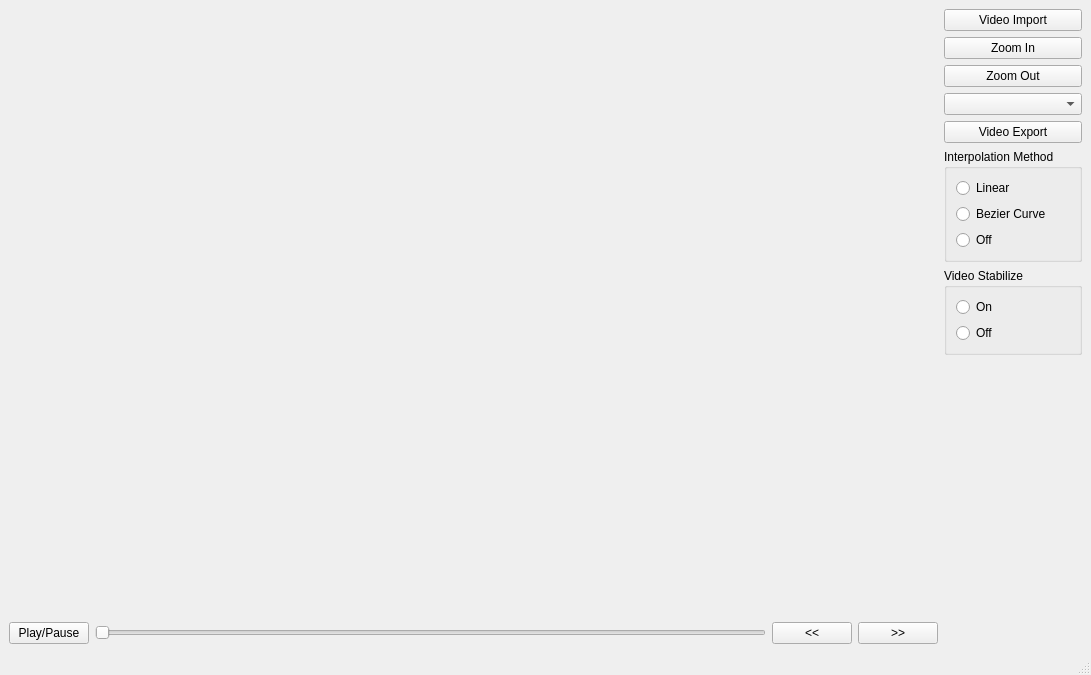
<?xml version="1.0" encoding="UTF-8"?>
<ui version="4.0">
 <class>MainWindow</class>
 <widget class="QMainWindow" name="MainWindow">
  <property name="geometry">
   <rect>
    <x>0</x>
    <y>0</y>
    <width>1091</width>
    <height>675</height>
   </rect>
  </property>
  <property name="windowTitle">
   <string>MainWindow</string>
  </property>
  <widget class="QWidget" name="centralwidget">
   <layout class="QGridLayout" name="gridLayout_2">
    <item row="0" column="0">
     <layout class="QGridLayout" name="gridLayout">
      <item row="0" column="1" rowspan="2">
       <layout class="QVBoxLayout" name="verticalLayout_7">
        <item>
         <widget class="QPushButton" name="pushButton">
          <property name="text">
           <string>Video Import</string>
          </property>
         </widget>
        </item>
        <item>
         <widget class="QPushButton" name="pushButton_2">
          <property name="text">
           <string>Zoom In</string>
          </property>
         </widget>
        </item>
        <item>
         <widget class="QPushButton" name="pushButton_4">
          <property name="text">
           <string>Zoom Out</string>
          </property>
         </widget>
        </item>
        <item>
         <widget class="QComboBox" name="comboBox">
          <item>
           <property name="text">
            <string/>
           </property>
          </item>
          <item>
           <property name="text">
            <string>red</string>
           </property>
          </item>
          <item>
           <property name="text">
            <string>green</string>
           </property>
          </item>
          <item>
           <property name="text">
            <string>black</string>
           </property>
          </item>
          <item>
           <property name="text">
            <string>blue</string>
           </property>
          </item>
         </widget>
        </item>
        <item>
         <widget class="QPushButton" name="pushButton_7">
          <property name="text">
           <string>Video Export</string>
          </property>
         </widget>
        </item>
        <item>
         <widget class="QGroupBox" name="groupBox">
          <property name="title">
           <string>Interpolation Method</string>
          </property>
          <layout class="QVBoxLayout" name="verticalLayout_4">
           <item>
            <layout class="QVBoxLayout" name="verticalLayout">
             <item>
              <widget class="QRadioButton" name="radioButton_2">
               <property name="text">
                <string>Linear</string>
               </property>
              </widget>
             </item>
             <item>
              <widget class="QRadioButton" name="radioButton">
               <property name="text">
                <string>Bezier Curve</string>
               </property>
              </widget>
             </item>
             <item>
              <widget class="QRadioButton" name="radioButton_3">
               <property name="text">
                <string>Off</string>
               </property>
              </widget>
             </item>
            </layout>
           </item>
          </layout>
         </widget>
        </item>
        <item>
         <widget class="QGroupBox" name="groupBox_2">
          <property name="title">
           <string>Video Stabilize</string>
          </property>
          <layout class="QVBoxLayout" name="verticalLayout_5">
           <item>
            <layout class="QVBoxLayout" name="verticalLayout_6">
             <item>
              <widget class="QRadioButton" name="radioButton_4">
               <property name="text">
                <string>On</string>
               </property>
              </widget>
             </item>
             <item>
              <widget class="QRadioButton" name="radioButton_6">
               <property name="text">
                <string>Off</string>
               </property>
              </widget>
             </item>
            </layout>
           </item>
          </layout>
         </widget>
        </item>
        <item>
         <spacer name="verticalSpacer">
          <property name="orientation">
           <enum>Qt::Vertical</enum>
          </property>
          <property name="sizeHint" stdset="0">
           <size>
            <width>20</width>
            <height>40</height>
           </size>
          </property>
         </spacer>
        </item>
       </layout>
      </item>
      <item row="1" column="0">
       <layout class="QHBoxLayout" name="horizontalLayout">
        <item>
         <widget class="QPushButton" name="pushButton_3">
          <property name="text">
           <string>Play/Pause</string>
          </property>
         </widget>
        </item>
        <item>
         <widget class="QSlider" name="horizontalSlider">
          <property name="orientation">
           <enum>Qt::Horizontal</enum>
          </property>
         </widget>
        </item>
        <item>
         <widget class="QPushButton" name="pushButton_5">
          <property name="text">
           <string>&lt;&lt;</string>
          </property>
         </widget>
        </item>
        <item>
         <widget class="QPushButton" name="pushButton_6">
          <property name="text">
           <string>&gt;&gt;</string>
          </property>
         </widget>
        </item>
       </layout>
      </item>
      <item row="0" column="0">
       <widget class="QLabel" name="label">
        <property name="text">
         <string/>
        </property>
        <property name="pixmap">
         <pixmap>D:/fyp/run.PNG</pixmap>
        </property>
       </widget>
      </item>
     </layout>
    </item>
   </layout>
  </widget>
  <widget class="QMenuBar" name="menubar">
   <property name="geometry">
    <rect>
     <x>0</x>
     <y>0</y>
     <width>1091</width>
     <height>26</height>
    </rect>
   </property>
  </widget>
  <widget class="QStatusBar" name="statusbar"/>
 </widget>
 <resources/>
 <connections/>
</ui>
